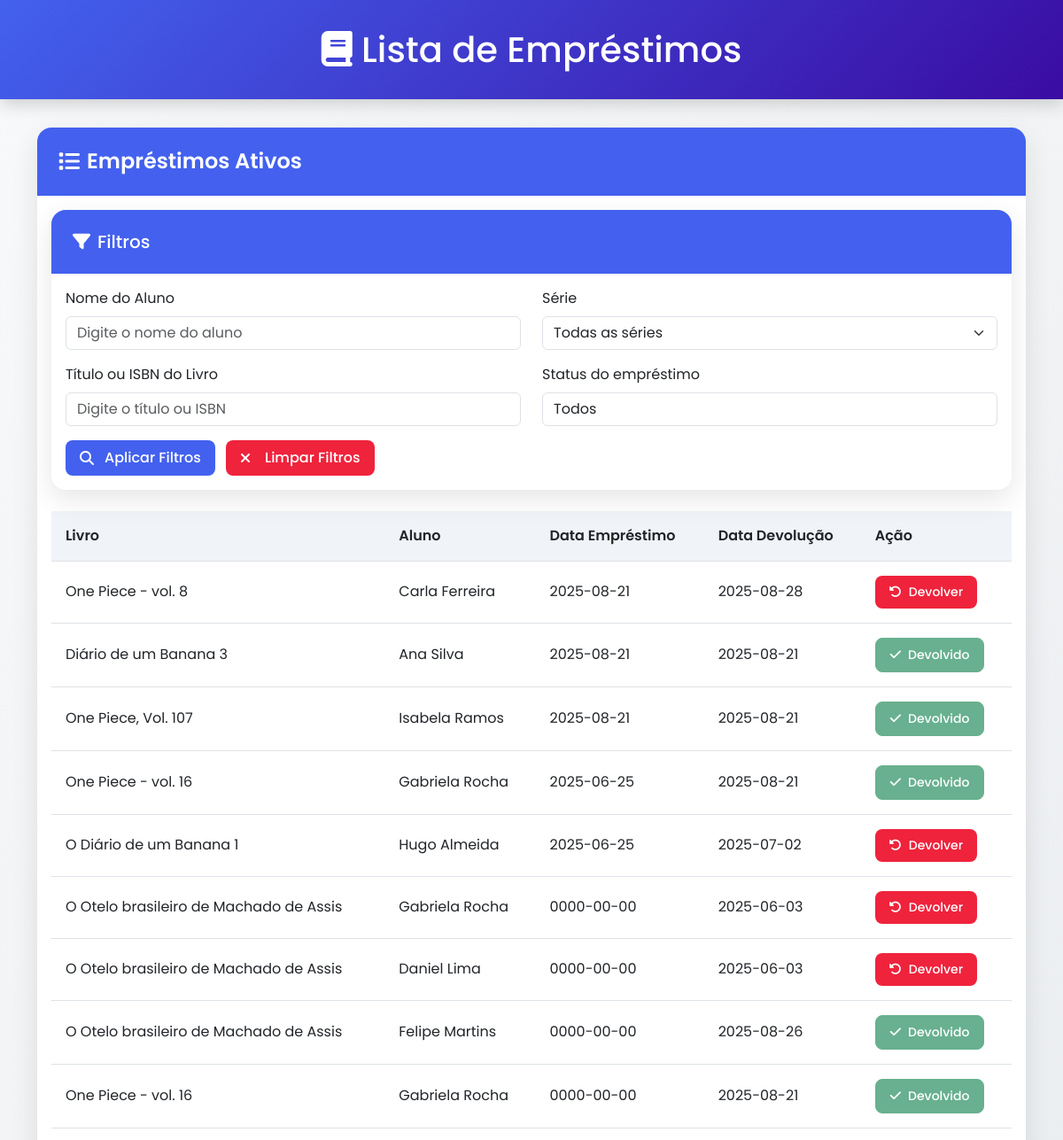
Before: /frontend/listar_emprestimos.php (signed in, upper part) with the older database file.
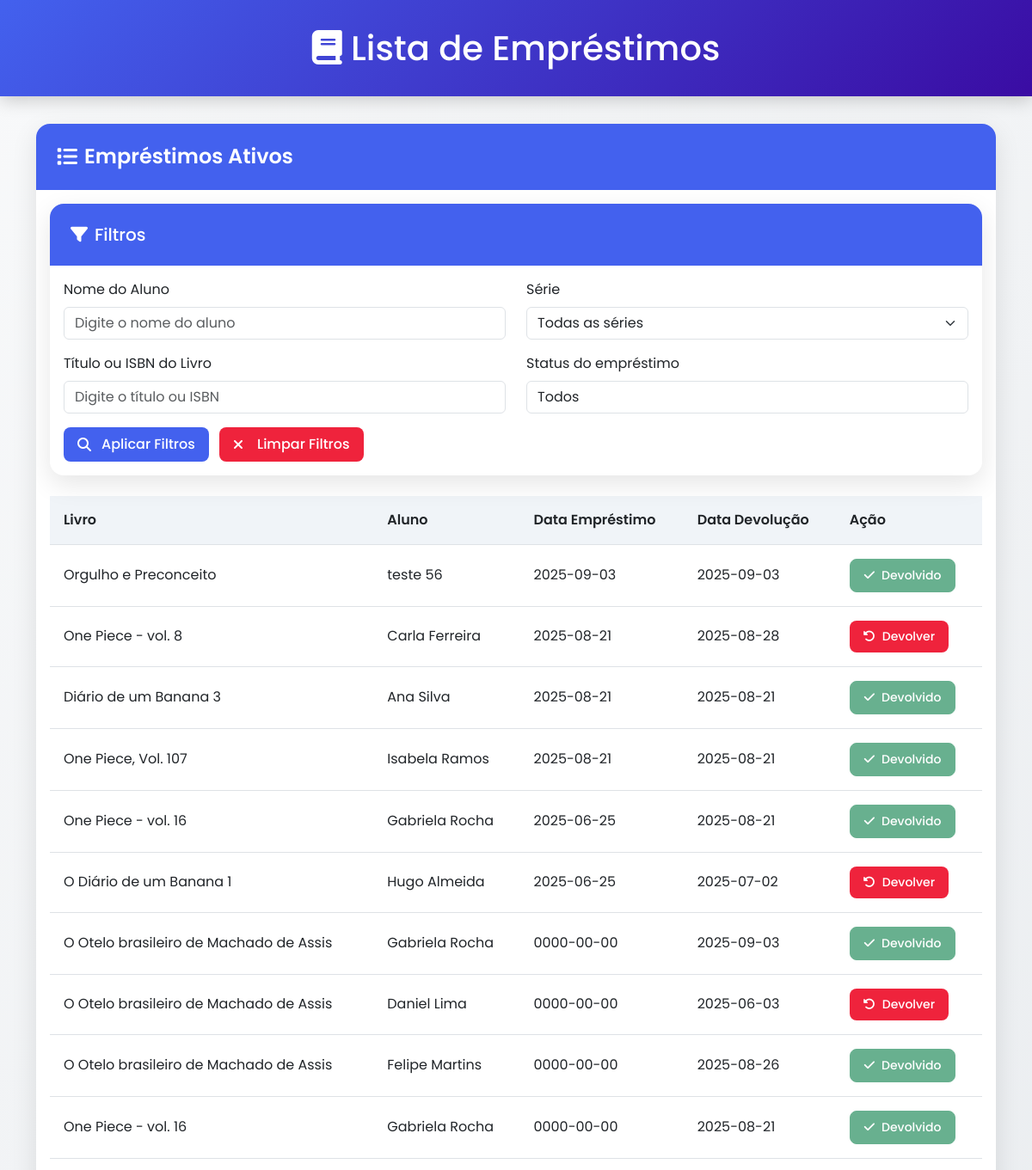
After: the same page with the newer database file.
### tables this page shows
CREATE TABLE `emprestimos` (
  `id` int(11) NOT NULL,
  `aluno_id` int(11) DEFAULT NULL,
  `livro_id` int(11) DEFAULT NULL,
  `data_emprestimo` date NOT NULL,
  `data_devolucao` date DEFAULT NULL,
  `devolvido` varchar(50) NOT NULL,
  `professor_id` int(11) DEFAULT NULL
);

CREATE TABLE `livros` (
  `id` int(11) NOT NULL,
  `titulo` varchar(255) NOT NULL,
  `autor` varchar(255) NOT NULL,
  `isbn` varchar(20) NOT NULL,
  `capa_url` varchar(700) DEFAULT NULL,
  `descricao` text DEFAULT NULL,
  `categoria` varchar(100) DEFAULT NULL,
  `ano_publicacao` varchar(4) NOT NULL,
  `genero` varchar(100) NOT NULL,
  `quantidade` int(100) NOT NULL,
  `preview_link` varchar(255) DEFAULT NULL
);

CREATE TABLE `alunos` (
  `id` int(11) NOT NULL,
  `nome` varchar(255) NOT NULL,
  `serie` varchar(50) NOT NULL,
  `email` varchar(255) NOT NULL,
  `senha` varchar(255) NOT NULL,
  `professor_id` int(11) DEFAULT NULL
);

### backend/lista_emprestimos.php (called while the page is built, shortened)
<?php
require '../includes/conn.php';
$professor_id = $_SESSION['professor_id'];
$where = "WHERE e.professor_id = ?";
$params = [$professor_id];
$types = "i";
$sql = "SELECT e.id, l.titulo, a.nome, e.data_emprestimo, e.data_devolucao, e.devolvido
        FROM emprestimos e
        JOIN livros l ON e.livro_id = l.id
        JOIN alunos a ON e.aluno_id = a.id
        $where
        ORDER BY e.data_emprestimo DESC";
$stmt = $conn->prepare($sql);
$stmt->bind_param($types, ...$params);
$stmt->execute();
$result = $stmt->get_result();
?>

### frontend/listar_emprestimos.php (the view, shortened to what the changed rows need)
<?php
include('../backend/lista_emprestimos.php');
?>
<!DOCTYPE html>
<html lang="pt" data-theme="light">
<head>
    <link href="https://cdn.jsdelivr.net/npm/bootstrap@5.3.0/dist/css/bootstrap.min.css" rel="stylesheet">
    <link rel="stylesheet" href="https://cdnjs.cloudflare.com/ajax/libs/font-awesome/6.4.2/css/all.min.css">
    <link rel="stylesheet" href="assets/css/listar_emprestimos.css?v=1">
</head>
<body>
    <div class="dashboard-header text-center">
        <div class="container">
            <h1 class="mb-0">
                <i class="fas fa-book"></i> Lista de Empréstimos
            </h1>
        </div>
    </div>
    <div class="container">
        <div class="card">
            <div class="card-body">
                <table class="table table-hover" id="tabelaEmprestimos">
                    <thead>
                        <tr>
                            <th>Livro</th>
                            <th>Aluno</th>
                            <th>Data Empréstimo</th>
                            <th>Data Devolução</th>
                            <th>Ação</th>
                        </tr>
                    </thead>
                    <tbody>
                        <?php if ($result->num_rows > 0): ?>
                            <?php while ($row = $result->fetch_assoc()) { ?>
                                <tr>
                                    <td><?= htmlspecialchars($row['titulo']); ?></td>
                                    <td><?= htmlspecialchars($row['nome']); ?></td>
                                    <td><?= htmlspecialchars($row['data_emprestimo']); ?></td>
                                    <td><?= htmlspecialchars($row['data_devolucao']); ?></td>
                                    <td>
                                        <?php if ($row['devolvido'] === 'Sim') { ?>
                                            <button class="btn btn-success btn-sm" disabled>
                                                <i class="fas fa-check"></i> Devolvido
                                            </button>
                                        <?php } else { ?>
                                            <button class="btn btn-danger btn-sm btn-confirmar-devolucao"
                                                data-id="<?= (int)$row['id']; ?>">
                                                <i class="fas fa-undo-alt"></i> Devolver
                                            </button>
                                        <?php } ?>
                                    </td>
                                </tr>
                            <?php } ?>
                        <?php else: ?>
                            <tr>
                                <td colspan="5" class="text-center">Nenhum empréstimo encontrado.</td>
                            </tr>
                        <?php endif; ?>
                    </tbody>
                </table>
            </div>
        </div>
    </div>
    <link rel="stylesheet" href="_css/footer.css">
</body>
</html>

Changed rows visible on the page:
added emprestimos: livro.titulo "Orgulho e Preconceito", aluno.nome "teste 56", data_emprestimo "2025-09-03", data_devolucao "2025-09-03", devolvido "Sim" (drawn)
changed emprestimos (number 7 of 10 on the later page): data_devolucao "2025-06-03" → "2025-09-03"; devolvido "Devolver" → "Devolvido"
